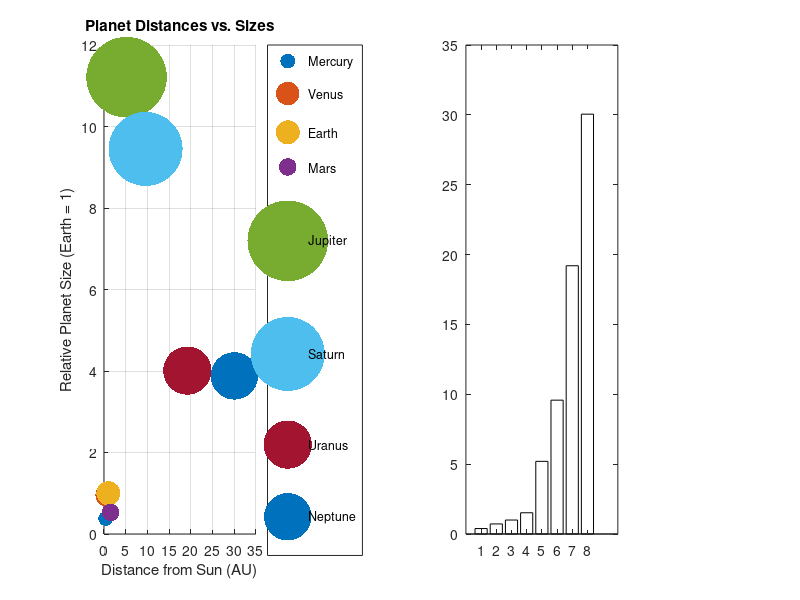

Write MATLAB code to recreate this figure. (Note: this script raises an error after producing the figure.)
    % Author Name: Noah Yamanaka
% Email: yamana16@rowan.edu
% Course: MATLAB Programming - Fall 2024
% Assignment: Assignment 2
% Task: Assighnment Matlab 2
% Date: 10/11/24

%Task 1
%Initializes Population vector with given values and growth_rate vector
population = [5000 5200 5350 5600 5800] 
growth_rate = []

%assigns grwoth_rate vector by dividing population(i + 1) with population (i) getting the percentage growth for each year.
for i = 1:length(population) - 1
    growth_rate(i) = population(i + 1) / population(i) - 1
    growth_rate(i) = growth_rate(i) * 100;
end
%Sets the rate of growth for year 0 to 0.
growth_rate = [0 growth_rate];

%initalizes a 2 x 5 matrix with the population and growth_rate vectors
pop_data = [population; growth_rate];

fprintf("\n");
%Prints out the population vector from the pop_data matrix
for i = 1:length(population)
    fprintf("%d ", pop_data(1, i));
end

%Prints out the growth_rate vector from the pop_data matrix.
for i = 1:length(population)
    fprintf("%f ", pop_data(2, i));
end

%Task 2


function caesar_cipher = caesar(textInput, shiftValue)
% Convert the input text to its ASCII (numeric) representation
textToDouble = double(textInput);
% Shift each character's ASCII value by the given shiftValue
shiftedDouble = textToDouble+shiftValue;
% Get the length of the shifted ASCII array
doubleLength = length(shiftedDouble);

% Loop through each character in the shifted array
for i = 1:doubleLength
    % Ensure shifted characters wrap around the alphabet if they exceed 'z' (ASCII 122)
    while shiftedDouble(i) > 122
        shiftedDouble(i) = shiftedDouble(i)-26;
    end
    % Ensure shifted characters wrap around the alphabet if they fall below 'a' (ASCII 97)
    while shiftedDouble(i) < 97
        shiftedDouble(i) = shiftedDouble(i)+26;
    end
end
% Convert the shifted ASCII values back to characters
caesar_cipher = char(shiftedDouble);
end

% Prompt user for input message and how many values they want to shift it.
text = input('Enter a message to encrypt: ', 's');
shift = input('Enter a shift value (1-25): ');

% Call the caesar function to encrypt the input message
output = caesar(text, shift);

% Display the original and encrypted messages
fprintf('Original Message: %s\n', text);
fprintf('Encrypted Message: %s\n', output);

% Task 3
% Initializes data for every day in one 1 x 4 cell for each 
day1 = {'2024-09-01', 25.5, 60, 0};
day2 = {'2024-09-02', 26.0, 65, 5};
day3 = {'2024-09-03', 24.5, 70, 10};
day4 = {'2024-09-04', 23.0, 75, 15};
day5 = {'2024-09-05', 22.5, 85, 20};

% Open file for writing and adds headers
fileID = fopen('weather.txt', 'w');
fprintf(fileID, '%s %s %s %s\n', 'date', 'temp', 'humid', 'rain');

% Writes each day's data into weather.txt while also sticking to the headings
days = {day1, day2, day3, day4, day5};
for i = 1:length(days)
    fprintf(fileID, '%s %f %f %f\n', days{i}{1}, days{i}{2}, days{i}{3}, days{i}{4});
end

fclose(fileID);

% Display the written file
type weather.txt

% Open file for reading
fileID = fopen('weather.txt', 'r');
format = '%s %f %f %f';
data = textscan(fileID, format, 'Delimiter', ' ', 'HeaderLines', 1);

% Close the file
fclose(fileID);

% Extract the data from cell arrays
temperature = data{2};
humidity = data{3};
precipitation = data{4};

% Calculate average temperature, mwean of all humidity, and total precipitation
tempAvg = mean(temperature);
humidAvg = mean(humidity);
rainTotal = sum(precipitation);

% Writes summary with the average temperature, mean of the humidity, and total rain to another file called summary.txt
summaryFileID = fopen('weather_summary.txt', 'w');
fprintf(summaryFileID, 'Weather Summary\n');
fprintf(summaryFileID, '---------------\n');
fprintf(summaryFileID, 'Average Temperature: %.2f\n', tempAvg);
fprintf(summaryFileID, 'Average Humiditity: %.2f\n', humidAvg);
fprintf(summaryFileID, 'Total Rain: %.2f\n', rainTotal);

% Close the file
fclose(summaryFileID);

% Display the summary file
type weather_summary.txt;


%Task 4

% Solar System Visualization with different colors for each planet
% Defines the distances from the Sun in astronomical units (AU) and planet sizes relative to Earth

planet_distances = [0.39, 0.72, 1, 1.52, 5.2, 9.58, 19.2, 30.05];  % in AU (Mercury to Neptune)
planet_sizes = [0.38, 0.95, 1, 0.53, 11.21, 9.45, 4.01, 3.88];  % relative to 1 Earth (Mercury to Neptune)

planet_names = {'Mercury', 'Venus', 'Earth', 'Mars', 'Jupiter', 'Saturn', 'Uranus', 'Neptune'};

% Colors for each planet (8 different colors for scatter and bar chart)
planet_colors = lines(length(planet_names));

% Create a figure with two subplots
figure;

% First Subplot: Scatter plot of planet distances vs. planet sizes
subplot(1, 2, 1);
hold on;  % Keep the plot active to add points
for i = 1:length(planet_distances)
    scatter(planet_distances(i), planet_sizes(i), planet_sizes(i)*300, planet_colors(i, :), 'filled');  
    % planet_sizes(i)*300 scales the marker size
    %text(planet_distances(i) + 0.1, planet_sizes(i), ['  ' planet_names{i}], 'VerticalAlignment', 'bottom');  % Add labels
end
hold off;

% Set title, labels, grid, and legend for the scatter plot / subplot 1
title('Planet Distances vs. Sizes');
xlabel('Distance from Sun (AU)');
ylabel('Relative Planet Size (Earth = 1)');

grid on;
legend(planet_names, 'Location', 'northeastoutside');  % Move legend outside for clarity

% Second Subplot: Bar chart of planet distances
subplot(1, 2, 2);
bar_handle = bar(planet_distances, 'FaceColor', 'flat');  % Create bar chart with colored bars

% Assign colors to each bar, making sure each planet has a different one.
for i = 1:length(planet_distances)
    bar_handle.CData(i, :) = planet_colors(i, :);
end

% Set title, labels, and tick labels for the bar chart
title('Planet Distances from the Sun');
xlabel('Planet');
ylabel('Distance from Sun (AU)');
set(gca, 'XTickLabel', planet_names);  % Label bars with planet names
grid on;

% Save the figure as a png
saveas(gcf, 'solar_system_visualization.png');

%Task 5

%Initializes stock prices for every day.
stockData = {68.27 31.90 210.30 112.50 203.78 298.40 53.20 150.58 20.94 61954.43 49.40 2444.69 217.94 786.37 223.52 742.95 832.09 444.87 196.97 445.60 1.28 7.06 36.88 78.19 11.25 11.26 11.27 11.30 12.30 13.50}

% Creates / Opens .txt file called stockData with write permissions
fileID = fopen('stockData.txt', 'w');
% Assigns 'A' to stockData in a matrix form.
A = cell2mat(stockData)
% Calculates and displays and average of the stock prices
Avg = [mean(A)];
fprintf("Average: %f", Avg);

% Gets the highest and lowest stock price and displays them
highValue = max(A);
lowValue = min(A);
fprintf("High: %f", highValue);
fprintf("Low: %f", lowValue);

% Counts how many days the stock gained, and then displays it
daysUp = sum(diff(A) > 0);
fprintf("Days of Gain: %f", daysUp);

% Creates a new figure
figure;

% Plot daily stock prices with a linewidth of 2
plot(A, '-o', 'LineWidth', 2);

% Keep the current plot active to overlay additional elements
hold on;

% Creates horizontal lines whose y coordinate is the average price, lowest
% price, and highest price.
yline(Avg, '--r', 'LineWidth', 2);
yline(highValue, '--g', 'LineWidth', 2);
yline(lowValue, '--b', 'LineWidth', 2);

% Labels x-axis as "days" and y-axis as "closing price";
% Titles graph "Daily Stock Prices with Average, High, and Low"
% Creates legend for the lines present on the graph with their corresponding names and colors.
xlabel('Days');
ylabel('Closing Price');
title('Daily Stock Prices with Average, High, and Low');
legend('Daily Prices', 'Average Price', 'High Price', 'Low Price');

% Saves figure as a png titled "stock_analysis.png"
saveas(gcf, 'stock_analysis.png');

% Creates and populates a .txt file called "stock_summary.txt" with the
% average, high and low value, and how many days the stock has risen.
fileID = fopen('stock_summary.txt', 'w');
fprintf(fileID, "Stock Data Analysis Summary\n");
fprintf(fileID, "----------------------------\n");
fprintf(fileID, "Average Price: %f\n", Avg);
fprintf(fileID, "Highest Price: %f\n", highValue);
fprintf(fileID, "Lowest Price: %f\n", lowValue);
fprintf(fileID, "Days of Gain: %d\n", daysUp);
fclose(fileID);